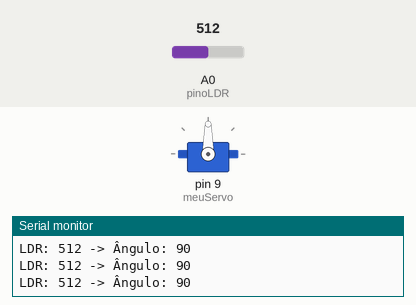
Recording of a sketch running on a simulated Arduino Uno, built with avr-gcc and run on an emulated ATmega328P. On the bench: servo, the last lines printed to the serial monitor. Inputs (shaded band) come from the test bench; at power-on: A0 (pinoLDR) = 512.

Above: at 1.2 s.
1.3 s: A0 (pinoLDR) set to 716
At 1.7 s:
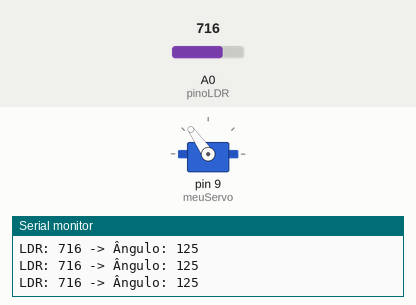
2.8 s: A0 (pinoLDR) set to 900
At 3.3 s:
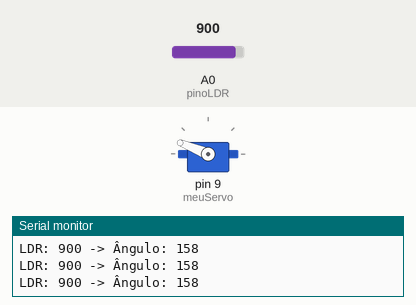
4.3 s: A0 (pinoLDR) set to 1023
At 4.8 s:
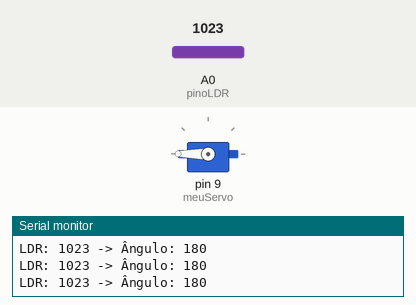
5.8 s: A0 (pinoLDR) set to 306
At 6.4 s:
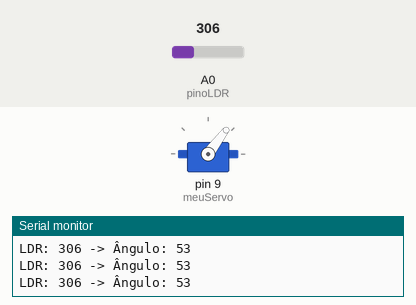
7.3 s: A0 (pinoLDR) set to 122
At 7.9 s:
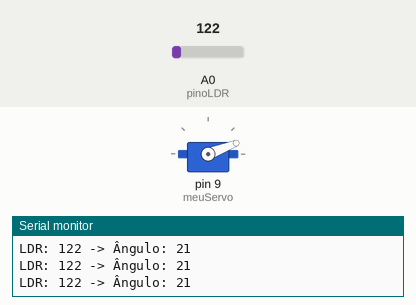
8.8 s: A0 (pinoLDR) set to 89
At 9.4 s:
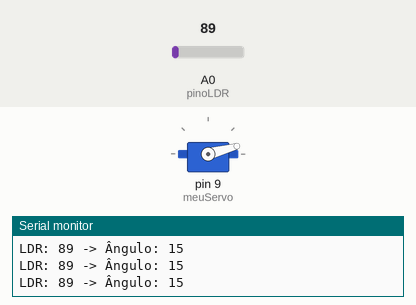
Timing chart, 0 to 11.3 s (numbered marks = the images above; inputs shaded):
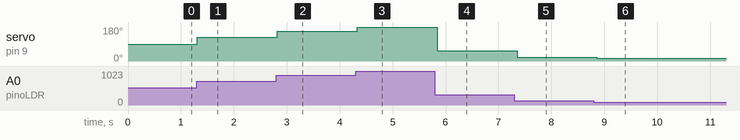

Measured:
- after the input at 1.3 s, servo on pin 9 (meuServo): 90° → 125° at once
- after the input at 2.8 s, servo on pin 9 (meuServo): 125° → 158° at once
- after the input at 4.3 s, servo on pin 9 (meuServo): 158° → 180° at once
- after the input at 5.8 s, servo on pin 9 (meuServo): 180° → 53° at once
- after the input at 7.3 s, servo on pin 9 (meuServo): 53° → 21° after 0.05 s
- after the input at 8.8 s, servo on pin 9 (meuServo): 21° → 15° after 0.06 s

The sketch:

atv4.ino
```cpp
// Exercício 4: Controle de servo com sensor LDR
// Enunciado:
// Utilize um LDR e um servo motor. O ângulo do servo deve ser controlado pela intensidade de luz
// detectada pelo LDR.
// Resposta e Explicação:
// Explicação do circuito:
// - Conecte o LDR em série com um resistor de 10k Ohm para formar um divisor de tensão.
// - Conecte a junção LDR-resistor ao pino analógico A0.
// - Conecte o fio de sinal do servo ao pino digital 9 (PWM).
// - Conecte servo e divisor ao 5V e GND adequadamente.
// Explicação do código:
// - Lê valor analógico do divisor de tensão onde o LDR varia conforme luz.
// - Mapeia esse valor para ângulo do servo (0 graus a 180 graus).
// - Ajusta o servo constantemente conforme a leitura do LDR.
// Código Exemplo:
#include <Servo.h>
Servo meuServo;
int pinoLDR = A0;
int valorLDR;
void setup() {
meuServo.attach(9);
Serial.begin(9600);
}
void loop() {
valorLDR = analogRead(pinoLDR); // 0 a 1023
int angulo = map(valorLDR, 0, 1023, 0, 180); // Converte para ângulo em graus
meuServo.write(angulo);
Serial.print("LDR: ");
Serial.print(valorLDR);
Serial.print(" -> Ângulo: ");
Serial.println(angulo);
delay(100);
}
```
